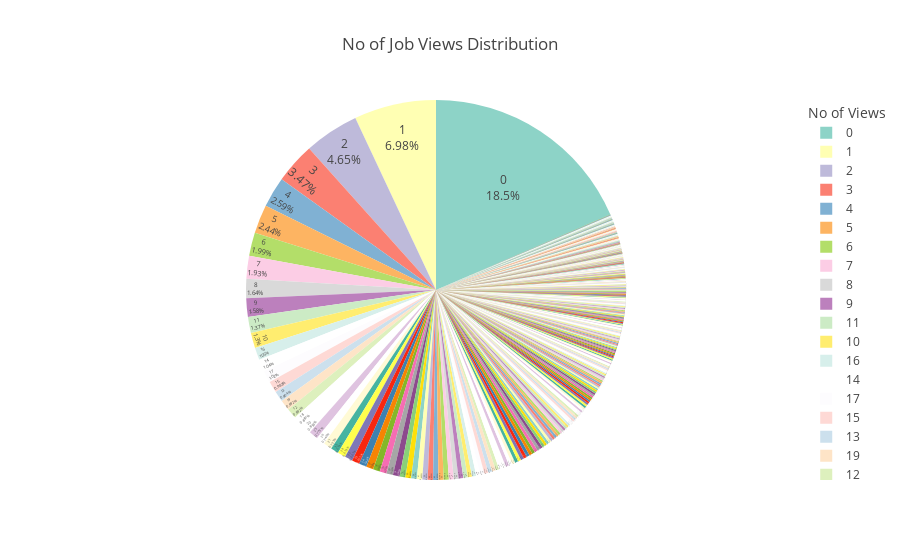

Notebook source saved alongside this figure:
### Markdown cell above
#### Distribution of No. of Job Views

### Code cell
fig = px.pie(jobs_2, names="views", title="No of Job Views Distribution", color_discrete_sequence=px.colors.qualitative.Set3) #Custom Color

# Customize the appearance of the chart
fig.update_traces(textposition= 'inside', textinfo= 'percent+label')
fig.update_layout(legend_title="No of Views", showlegend= True)

fig.show()

### Figure 1 — Plotly figure (JSON) as saved in the notebook; plotly's stock layout.template omitted (floating-point values rounded to 4 significant figures; data arrays with more than 128 entries replaced by an {"elided": "..."} marker saying what was removed)
{"data": [{"domain": {"x": [0, 1], "y": [0, 1]}, "hovertemplate": "views=%{label}<extra></extra>", "labels": {"elided": "8852 int values"}, "legendgroup": "", "name": "", "showlegend": true, "textinfo": "percent+label", "textposition": "inside", "type": "pie"}], "layout": {"legend": {"title": {"text": "No of Views"}, "tracegroupgap": 0}, "piecolorway": ["rgb(141,211,199)", "rgb(255,255,179)", "rgb(190,186,218)", "rgb(251,128,114)", "rgb(128,177,211)", "rgb(253,180,98)", "rgb(179,222,105)", "rgb(252,205,229)", "rgb(217,217,217)", "rgb(188,128,189)", "rgb(204,235,197)", "rgb(255,237,111)"], "showlegend": true, "title": {"text": "No of Job Views Distribution"}}}
